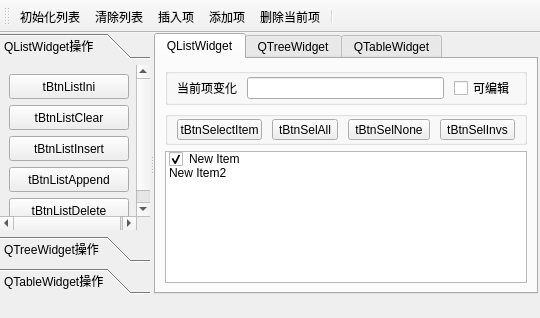
<?xml version="1.0" encoding="UTF-8"?>
<ui version="4.0">
 <class>MainWindow</class>
 <widget class="QMainWindow" name="MainWindow">
  <property name="geometry">
   <rect>
    <x>0</x>
    <y>0</y>
    <width>540</width>
    <height>318</height>
   </rect>
  </property>
  <property name="windowTitle">
   <string>MainWindow</string>
  </property>
  <property name="tabShape">
   <enum>QTabWidget::Triangular</enum>
  </property>
  <widget class="QWidget" name="centralwidget">
   <widget class="QSplitter" name="splitter">
    <property name="geometry">
     <rect>
      <x>0</x>
      <y>0</y>
      <width>538</width>
      <height>261</height>
     </rect>
    </property>
    <property name="orientation">
     <enum>Qt::Horizontal</enum>
    </property>
    <widget class="QToolBox" name="toolBox">
     <property name="minimumSize">
      <size>
       <width>150</width>
       <height>0</height>
      </size>
     </property>
     <property name="maximumSize">
      <size>
       <width>300</width>
       <height>16777215</height>
      </size>
     </property>
     <property name="currentIndex">
      <number>0</number>
     </property>
     <widget class="QWidget" name="page">
      <property name="geometry">
       <rect>
        <x>0</x>
        <y>0</y>
        <width>150</width>
        <height>171</height>
       </rect>
      </property>
      <attribute name="icon">
       <iconset resource="res.qrc">
        <normaloff>:/images/icons/410.bmp</normaloff>:/images/icons/410.bmp</iconset>
      </attribute>
      <attribute name="label">
       <string>QListWidget操作</string>
      </attribute>
      <layout class="QGridLayout" name="gridLayout">
       <item row="0" column="0">
        <widget class="QToolButton" name="tBtnListIni">
         <property name="minimumSize">
          <size>
           <width>120</width>
           <height>25</height>
          </size>
         </property>
         <property name="text">
          <string>tBtnListIni</string>
         </property>
         <property name="toolButtonStyle">
          <enum>Qt::ToolButtonTextBesideIcon</enum>
         </property>
        </widget>
       </item>
       <item row="1" column="0">
        <widget class="QToolButton" name="tBtnListClear">
         <property name="minimumSize">
          <size>
           <width>120</width>
           <height>25</height>
          </size>
         </property>
         <property name="text">
          <string>tBtnListClear</string>
         </property>
         <property name="toolButtonStyle">
          <enum>Qt::ToolButtonTextBesideIcon</enum>
         </property>
        </widget>
       </item>
       <item row="2" column="0">
        <widget class="QToolButton" name="tBtnListInsert">
         <property name="minimumSize">
          <size>
           <width>120</width>
           <height>25</height>
          </size>
         </property>
         <property name="text">
          <string>tBtnListInsert</string>
         </property>
         <property name="toolButtonStyle">
          <enum>Qt::ToolButtonTextBesideIcon</enum>
         </property>
        </widget>
       </item>
       <item row="3" column="0">
        <widget class="QToolButton" name="tBtnListAppend">
         <property name="minimumSize">
          <size>
           <width>120</width>
           <height>25</height>
          </size>
         </property>
         <property name="text">
          <string>tBtnListAppend</string>
         </property>
         <property name="toolButtonStyle">
          <enum>Qt::ToolButtonTextBesideIcon</enum>
         </property>
        </widget>
       </item>
       <item row="4" column="0">
        <widget class="QToolButton" name="tBtnListDelete">
         <property name="minimumSize">
          <size>
           <width>120</width>
           <height>25</height>
          </size>
         </property>
         <property name="text">
          <string>tBtnListDelete</string>
         </property>
         <property name="toolButtonStyle">
          <enum>Qt::ToolButtonTextBesideIcon</enum>
         </property>
        </widget>
       </item>
      </layout>
     </widget>
     <widget class="QWidget" name="page_3">
      <property name="geometry">
       <rect>
        <x>0</x>
        <y>0</y>
        <width>150</width>
        <height>171</height>
       </rect>
      </property>
      <attribute name="icon">
       <iconset resource="res.qrc">
        <normaloff>:/images/icons/408.bmp</normaloff>:/images/icons/408.bmp</iconset>
      </attribute>
      <attribute name="label">
       <string>QTreeWidget操作</string>
      </attribute>
     </widget>
     <widget class="QWidget" name="page_2">
      <property name="geometry">
       <rect>
        <x>0</x>
        <y>0</y>
        <width>150</width>
        <height>171</height>
       </rect>
      </property>
      <attribute name="icon">
       <iconset resource="res.qrc">
        <normaloff>:/images/icons/412.bmp</normaloff>:/images/icons/412.bmp</iconset>
      </attribute>
      <attribute name="label">
       <string>QTableWidget操作</string>
      </attribute>
     </widget>
    </widget>
    <widget class="QTabWidget" name="tabWidget">
     <property name="contextMenuPolicy">
      <enum>Qt::DefaultContextMenu</enum>
     </property>
     <property name="currentIndex">
      <number>0</number>
     </property>
     <widget class="QWidget" name="tab">
      <attribute name="title">
       <string>QListWidget</string>
      </attribute>
      <layout class="QVBoxLayout" name="verticalLayout">
       <item>
        <widget class="QGroupBox" name="groupBox">
         <property name="title">
          <string/>
         </property>
         <layout class="QHBoxLayout" name="horizontalLayout">
          <property name="spacing">
           <number>10</number>
          </property>
          <property name="topMargin">
           <number>2</number>
          </property>
          <property name="bottomMargin">
           <number>2</number>
          </property>
          <item>
           <widget class="QLabel" name="label">
            <property name="text">
             <string>当前项变化</string>
            </property>
           </widget>
          </item>
          <item>
           <widget class="QLineEdit" name="editCutItemText"/>
          </item>
          <item>
           <widget class="QCheckBox" name="chkBoxListEditable">
            <property name="text">
             <string>可编辑</string>
            </property>
           </widget>
          </item>
         </layout>
        </widget>
       </item>
       <item>
        <widget class="QGroupBox" name="groupBox_2">
         <property name="title">
          <string/>
         </property>
         <layout class="QHBoxLayout" name="horizontalLayout_3">
          <property name="spacing">
           <number>10</number>
          </property>
          <property name="topMargin">
           <number>2</number>
          </property>
          <property name="bottomMargin">
           <number>2</number>
          </property>
          <item>
           <widget class="QToolButton" name="tBtnSelectItem">
            <property name="text">
             <string>tBtnSelectItem</string>
            </property>
           </widget>
          </item>
          <item>
           <widget class="QToolButton" name="tBtnSelAll">
            <property name="text">
             <string>tBtnSelAll</string>
            </property>
           </widget>
          </item>
          <item>
           <widget class="QToolButton" name="tBtnSelNone">
            <property name="text">
             <string>tBtnSelNone</string>
            </property>
           </widget>
          </item>
          <item>
           <widget class="QToolButton" name="tBtnSelInvs">
            <property name="text">
             <string>tBtnSelInvs</string>
            </property>
           </widget>
          </item>
         </layout>
        </widget>
       </item>
       <item>
        <widget class="QListWidget" name="listWidget">
         <property name="contextMenuPolicy">
          <enum>Qt::CustomContextMenu</enum>
         </property>
         <item>
          <property name="text">
           <string>New Item</string>
          </property>
          <property name="checkState">
           <enum>Checked</enum>
          </property>
          <property name="icon">
           <iconset resource="res.qrc">
            <normaloff>:/images/icons/check2.ico</normaloff>:/images/icons/check2.ico</iconset>
          </property>
         </item>
         <item>
          <property name="text">
           <string>New Item2</string>
          </property>
          <property name="checkState">
           <enum>Unchecked</enum>
          </property>
          <property name="icon">
           <iconset resource="res.qrc">
            <normaloff>:/images/icons/check2.ico</normaloff>:/images/icons/check2.ico</iconset>
          </property>
          <property name="flags">
           <set>ItemIsSelectable|ItemIsEditable|ItemIsUserCheckable|ItemIsEnabled</set>
          </property>
         </item>
        </widget>
       </item>
      </layout>
     </widget>
     <widget class="QWidget" name="tab_2">
      <attribute name="title">
       <string>QTreeWidget</string>
      </attribute>
     </widget>
     <widget class="QWidget" name="tab_3">
      <attribute name="title">
       <string>QTableWidget</string>
      </attribute>
     </widget>
    </widget>
   </widget>
  </widget>
  <widget class="QToolBar" name="mainToolBar">
   <property name="windowTitle">
    <string>toolBar</string>
   </property>
   <property name="toolButtonStyle">
    <enum>Qt::ToolButtonTextUnderIcon</enum>
   </property>
   <attribute name="toolBarArea">
    <enum>TopToolBarArea</enum>
   </attribute>
   <attribute name="toolBarBreak">
    <bool>false</bool>
   </attribute>
   <addaction name="actListIni"/>
   <addaction name="actListClear"/>
   <addaction name="actListInsert"/>
   <addaction name="actListAppend"/>
   <addaction name="actListDelete"/>
   <addaction name="separator"/>
  </widget>
  <action name="actListIni">
   <property name="icon">
    <iconset resource="res.qrc">
     <normaloff>:/images/icons/128.bmp</normaloff>:/images/icons/128.bmp</iconset>
   </property>
   <property name="text">
    <string>初始化列表</string>
   </property>
   <property name="toolTip">
    <string>初始化列表</string>
   </property>
   <property name="shortcut">
    <string>Ctrl+I</string>
   </property>
  </action>
  <action name="actListClear">
   <property name="icon">
    <iconset resource="res.qrc">
     <normaloff>:/images/icons/delete1.bmp</normaloff>:/images/icons/delete1.bmp</iconset>
   </property>
   <property name="text">
    <string>清除列表</string>
   </property>
   <property name="toolTip">
    <string>清除列表</string>
   </property>
  </action>
  <action name="actListInsert">
   <property name="icon">
    <iconset resource="res.qrc">
     <normaloff>:/images/icons/424.bmp</normaloff>:/images/icons/424.bmp</iconset>
   </property>
   <property name="text">
    <string>插入项</string>
   </property>
   <property name="toolTip">
    <string>插入项</string>
   </property>
   <property name="shortcut">
    <string>Ctrl+S</string>
   </property>
  </action>
  <action name="actListAppend">
   <property name="icon">
    <iconset resource="res.qrc">
     <normaloff>:/images/icons/316.bmp</normaloff>:/images/icons/316.bmp</iconset>
   </property>
   <property name="text">
    <string>添加项</string>
   </property>
   <property name="toolTip">
    <string>添加项</string>
   </property>
   <property name="shortcut">
    <string>Ctrl+A</string>
   </property>
  </action>
  <action name="actListDelete">
   <property name="icon">
    <iconset resource="res.qrc">
     <normaloff>:/images/icons/324.bmp</normaloff>:/images/icons/324.bmp</iconset>
   </property>
   <property name="text">
    <string>删除当前项</string>
   </property>
   <property name="toolTip">
    <string>删除当前项</string>
   </property>
   <property name="shortcut">
    <string>Del</string>
   </property>
  </action>
  <action name="actSelALL">
   <property name="text">
    <string>全选</string>
   </property>
   <property name="toolTip">
    <string>全选</string>
   </property>
  </action>
  <action name="actSelNone">
   <property name="text">
    <string>全不选</string>
   </property>
   <property name="toolTip">
    <string>全不选</string>
   </property>
   <property name="menuRole">
    <enum>QAction::AboutRole</enum>
   </property>
  </action>
  <action name="actSelInvs">
   <property name="text">
    <string>反选</string>
   </property>
   <property name="toolTip">
    <string>反选</string>
   </property>
  </action>
  <action name="actQuit">
   <property name="icon">
    <iconset resource="res.qrc">
     <normaloff>:/images/icons/exit.bmp</normaloff>:/images/icons/exit.bmp</iconset>
   </property>
   <property name="text">
    <string>退出</string>
   </property>
   <property name="toolTip">
    <string>退出程序</string>
   </property>
  </action>
  <action name="actSelPopMenu">
   <property name="icon">
    <iconset resource="res.qrc">
     <normaloff>:/images/icons/124.bmp</normaloff>:/images/icons/124.bmp</iconset>
   </property>
   <property name="text">
    <string>项选择</string>
   </property>
   <property name="toolTip">
    <string>项选择</string>
   </property>
  </action>
 </widget>
 <resources>
  <include location="res.qrc"/>
 </resources>
 <connections>
  <connection>
   <sender>actSelPopMenu</sender>
   <signal>triggered()</signal>
   <receiver>actSelInvs</receiver>
   <slot>trigger()</slot>
   <hints>
    <hint type="sourcelabel">
     <x>-1</x>
     <y>-1</y>
    </hint>
    <hint type="destinationlabel">
     <x>-1</x>
     <y>-1</y>
    </hint>
   </hints>
  </connection>
  <connection>
   <sender>actQuit</sender>
   <signal>triggered()</signal>
   <receiver>MainWindow</receiver>
   <slot>close()</slot>
   <hints>
    <hint type="sourcelabel">
     <x>-1</x>
     <y>-1</y>
    </hint>
    <hint type="destinationlabel">
     <x>269</x>
     <y>158</y>
    </hint>
   </hints>
  </connection>
 </connections>
</ui>
